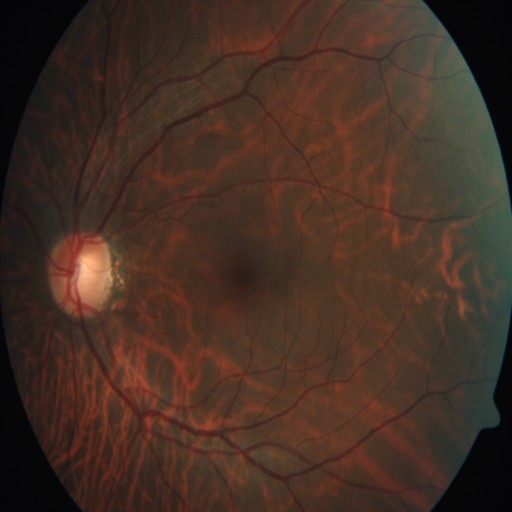
#> input picture models/ejemplos/233d948e2544.jpg, 512 x 512 px
$ python -i preprocess.py   (imports and definitions only)
#> lines starting #> are read from the running program, lines starting #| are printed output that depends on the picture; after the words box and inside, x2 and y2 are one past the last pixel; in counts of white or black regions, pixels touching at a corner belong together
#> further down, picture is the input picture: PIL image 512x512 RGB; mean R, G, B 69.2, 47.5, 36.4
"""Preprocesado de imágenes de fondo de ojo.

Estas funciones deben mantenerse idénticas a las del notebook de entrenamiento
(`notebooks/02_entrenamiento.ipynb`): el modelo espera en producción exactamente
lo mismo que vio al entrenar. La normalización propia de ResNet50 (RGB -> BGR y
resta de la media de ImageNet) va dentro del grafo del modelo, así que aquí solo
se recorta, se redimensiona y se entrega RGB en el rango 0-255.
"""

import numpy as np
from PIL import Image, ImageOps

TAMANO_ENTRADA = 512
UMBRAL_FONDO = 10  # intensidad por debajo de la cual un píxel se considera borde negro


def recortar_bordes(imagen: Image.Image, umbral: int = UMBRAL_FONDO) -> Image.Image:
    """Recorta el marco negro que rodea a la retina en las fotos de fondo de ojo."""
#> called with umbral = 10
    gris = np.asarray(imagen.convert("L"))
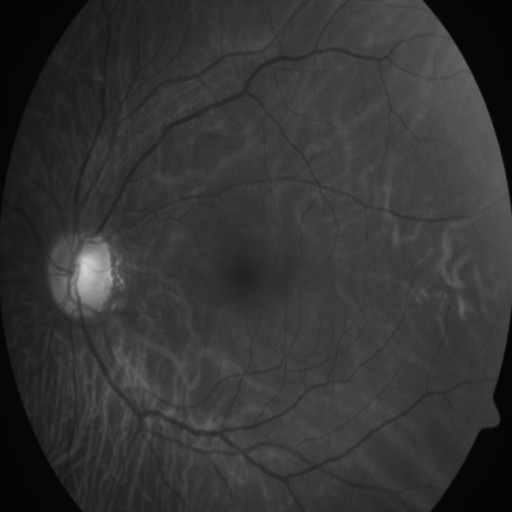
#> gris: shape (512, 512); min 3, max 209, mean 52.7
    mascara = gris > umbral
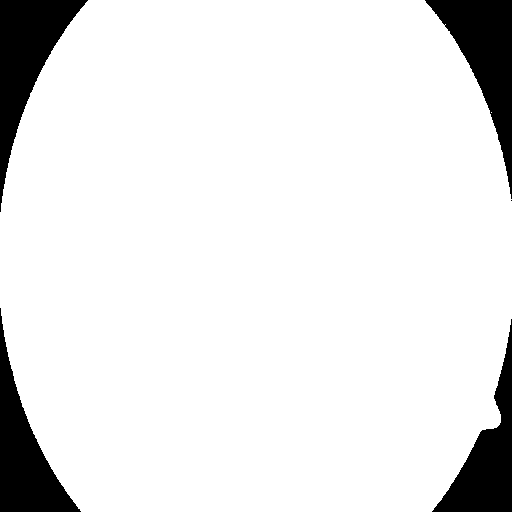
#> mascara: shape (512, 512) bool; 90.6% white; 5 black regions (1 under 20 px), largest, box (x1, y1, x2, y2) and area: (0, 0, 88, 212) 6721, (425, 0, 512, 199) 6459, (0, 308, 81, 512) 6037, (432, 319, 512, 512) 5458
    if not mascara.any():
        return imagen
    filas = np.flatnonzero(mascara.any(axis=1))
#> filas = 512 values from 0 to 511
    columnas = np.flatnonzero(mascara.any(axis=0))
#> columnas = 512 values from 0 to 511
    return imagen.crop((columnas[0], filas[0], columnas[-1] + 1, filas[-1] + 1))


def normalizar_imagen(imagen: Image.Image, tamano: int = TAMANO_ENTRADA) -> Image.Image:
    """Devuelve la imagen en RGB, sin bordes negros y redimensionada a tamano x tamano."""
    imagen = ImageOps.exif_transpose(imagen).convert("RGB")
    imagen = recortar_bordes(imagen)
    return imagen.resize((tamano, tamano), Image.BILINEAR)


def preparar_imagen(imagen: Image.Image, tamano: int = TAMANO_ENTRADA) -> np.ndarray:
    """Convierte una imagen PIL en el tensor (1, tamano, tamano, 3) que espera el modelo."""
    arreglo = np.asarray(normalizar_imagen(imagen, tamano), dtype=np.float32)
    return arreglo[np.newaxis, ...]

>>> from PIL import Image
>>> picture = Image.open('../../models/ejemplos/233d948e2544.jpg')
>>> result = normalizar_imagen(picture)
